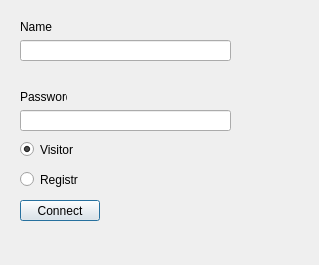
<?xml version="1.0" encoding="UTF-8"?>
<ui version="4.0">
 <class>Dialog</class>
 <widget class="QDialog" name="Dialog">
  <property name="geometry">
   <rect>
    <x>0</x>
    <y>0</y>
    <width>319</width>
    <height>265</height>
   </rect>
  </property>
  <property name="windowTitle">
   <string>Dialog</string>
  </property>
  <widget class="QRadioButton" name="registerRadio">
   <property name="geometry">
    <rect>
     <x>20</x>
     <y>170</y>
     <width>84</width>
     <height>19</height>
    </rect>
   </property>
   <property name="text">
    <string>Registr</string>
   </property>
  </widget>
  <widget class="QLabel" name="label_2">
   <property name="geometry">
    <rect>
     <x>20</x>
     <y>90</y>
     <width>47</width>
     <height>13</height>
    </rect>
   </property>
   <property name="text">
    <string>Password</string>
   </property>
  </widget>
  <widget class="QLabel" name="label">
   <property name="geometry">
    <rect>
     <x>20</x>
     <y>20</y>
     <width>47</width>
     <height>13</height>
    </rect>
   </property>
   <property name="text">
    <string>Name</string>
   </property>
  </widget>
  <widget class="QLineEdit" name="nameEdit">
   <property name="geometry">
    <rect>
     <x>20</x>
     <y>40</y>
     <width>211</width>
     <height>21</height>
    </rect>
   </property>
  </widget>
  <widget class="QPushButton" name="pushButton">
   <property name="geometry">
    <rect>
     <x>20</x>
     <y>200</y>
     <width>80</width>
     <height>21</height>
    </rect>
   </property>
   <property name="text">
    <string>Connect</string>
   </property>
  </widget>
  <widget class="QLineEdit" name="passEdit">
   <property name="geometry">
    <rect>
     <x>20</x>
     <y>110</y>
     <width>211</width>
     <height>21</height>
    </rect>
   </property>
  </widget>
  <widget class="QRadioButton" name="visitorRadio">
   <property name="geometry">
    <rect>
     <x>20</x>
     <y>140</y>
     <width>84</width>
     <height>19</height>
    </rect>
   </property>
   <property name="text">
    <string>Visitor</string>
   </property>
   <property name="checked">
    <bool>true</bool>
   </property>
  </widget>
 </widget>
 <resources/>
 <connections/>
</ui>
